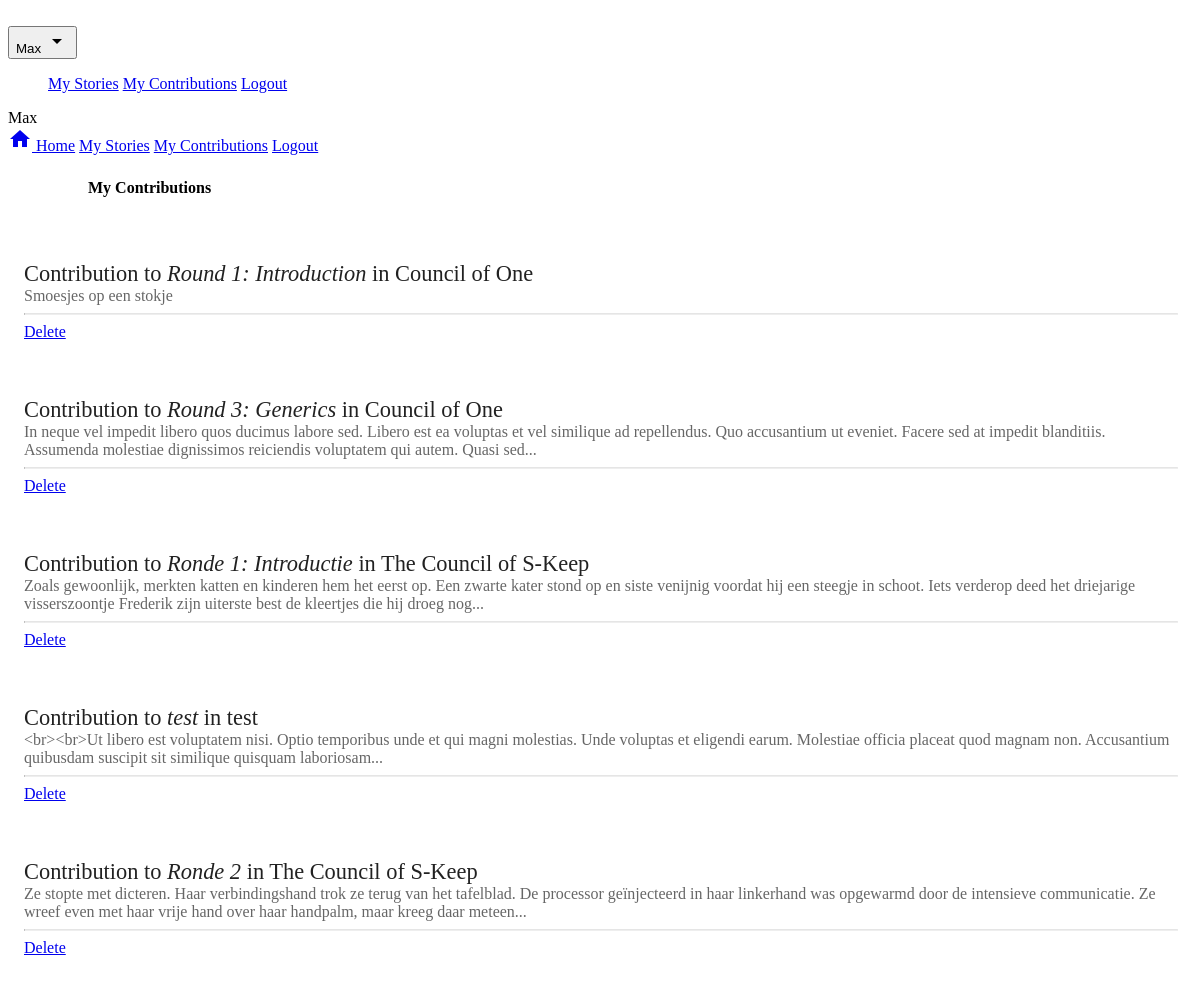
Before: /my/contributions (signed in) with the older database file.
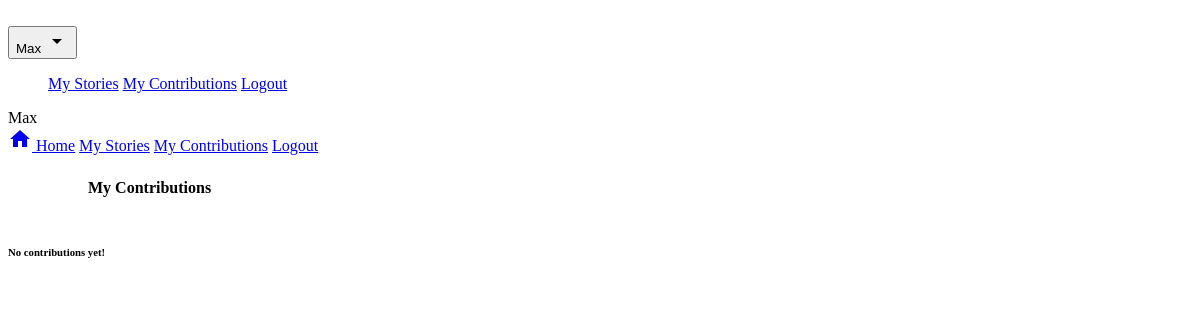
After: the same page with the newer database file.
### storanonymizer/models.py (models this page shows, shortened)
class User(db.Model):
	id = db.Column(db.Integer, primary_key=True)
	name = db.Column(db.String(80), unique=True)
	password_hash = db.Column(db.String(1024))
	stories = db.relationship("Story", backref="user", lazy="select")
	contributions = db.relationship("Contribution", backref="author", lazy="select")
	votes = db.relationship("Vote", backref="user", lazy="select")

class Contribution(db.Model):
	id = db.Column(db.Integer, primary_key=True)
	code = db.Column(db.String(), unique=True)
	text = db.Column(db.Text())
	votes = db.relationship("Vote", backref="contribution", lazy="select")
	author_id = db.Column(db.Integer, db.ForeignKey("user.id"))
	round_id = db.Column(db.Integer, db.ForeignKey("round.id"))

class Round(db.Model):
	id = db.Column(db.Integer, primary_key=True)
	name = db.Column(db.String())
	code = db.Column(db.String(), unique=True)
	contributions = db.relationship("Contribution", backref="round", lazy="select")
	votes = db.relationship("Vote", backref="round", lazy="select")
	winning_contribution_id = db.Column(db.String())
	story_id = db.Column(db.Integer, db.ForeignKey("story.id"))
	public_authors = db.Column(db.Boolean(), default=False)
	public_contributions = db.Column(db.Boolean(), default=False)
	voting = db.Column(db.Boolean(), default=False)
	public_votes = db.Column(db.Boolean(), default=False)

class Story(db.Model):
	id = db.Column(db.Integer, primary_key=True)
	code = db.Column(db.String(), unique=True)
	name = db.Column(db.String())
	user_id = db.Column(db.Integer, db.ForeignKey("user.id"))
	rounds = db.relationship("Round", backref="story", lazy="select")

### storanonymizer/views.py (the view)
@app.route("/my/contributions")
@login_required
def my_contributions():
	contributions = current_user.contributions
	return render_template("mycontributions.html", contributions=contributions)

### storanonymizer/auth.py (called while the page is built)
@lm.user_loader
def load_user(user_id):
	return models.User.query.get(int(user_id))

### storanonymizer/templates/mycontributions.html
{% extends "base.html" %}
{% block content %}
<div class="storanonymizer__title-bar mdl-color--primary mdl-color-text--white">
	<h4 class="storanonymizer__title-bar__title">My Contributions</h4>
</div>
<div class="storanonymizer__story-list mdl-grid">
{% for c in contributions %}
	<div class="storanonymizer__story-list-item mdl-cell--4-col mdl-shadow--4dp">
		<div class="storanonymizer__story-list-item__title"><a href="{{ url_for('contribution', contribution_code=c.code) }}">Contribution to <span class="italic">{{ c.round.name }}</span> in {{ c.round.story.name }}</a></div>
		<div class="storanonymizer__story-list-item__user">{{ c.text|truncate }}</div>
		{% if current_user.id == c.author.id %}
		<hr>
		<a href="{{ url_for('delete_contribution', contribution_code=c.code) }}" class="mdl-button mdl-js-button mdl-color-text--red">Delete</a>
		{% endif %}
	</div>
{% else %}
	<h6>No contributions yet!</h6>
{% endfor %}
</div>
{% endblock %}

### storanonymizer/templates/base.html (shortened to what this page needs)
<!doctype html>
<html lang="en">
	<head>
		<link rel="stylesheet" href="https://code.getmdl.io/1.2.1/material.teal-amber.min.css" />
		<link rel="stylesheet" href="{{ url_for('static', filename='styles.css') }}">
	</head>
	<body>
		<div class="mdl-layout mdl-js-layout mdl-layout--fixed-header">
			<header class="mdl-layout__header mdl-layout__header--scroll mdl-color--primary">
				<div class="mdl-layout__header-row">
					<span class="mdl-layout-title"><a href="{{ url_for('index') }}">Storanonymizer</a></span>
					<nav class="mdl-navigation mdl-layout--large-screen-only">
					{% if current_user.is_authenticated %}
						<span class="mdl-navigation__link">
							<button id="storanonymizer_user-option-menu" class="mdl-button mdl-js-button mdl-color-text--white">
								{{ current_user.name }} <i class="material-icons">arrow_drop_down</i>
							</button>
							<ul class="mdl-menu mdl-menu--bottom-left mdl-js-menu" for="storanonymizer_user-option-menu">
								<a class="mdl-menu__item" href="{{ url_for('my_stories') }}">My Stories</a>
								<a class="mdl-menu__item" href="{{ url_for('my_contributions') }}">My Contributions</a>
								<a class="mdl-menu__item mdl-color-text--red" href="{{ url_for('logout') }}">Logout</a>
							</ul>
						</span>
					{% endif %}
					</nav>
				</div>
			</header>
			<div class="mdl-layout__drawer mdl-layout--small-screen-only">
			{% if current_user.is_authenticated %}
				<span class="mdl-layout-title">{{ current_user.name }}</span>
				<nav class="mdl-navigation">
					<a class="mdl-navigation__link" href="{{ url_for('index') }}"><i class="material-icons">home</i> Home</a>
					<a class="mdl-navigation__link" href="{{ url_for('my_stories') }}">My Stories</a>
					<a class="mdl-navigation__link" href="{{ url_for('my_contributions') }}">My Contributions</a>
					<a class="mdl-navigation__link mdl-color-text--red" href="{{ url_for('logout') }}">Logout</a>
				</nav>
			{% else %}
				<a class="mdl-button mdl-js-button" href="{{ url_for('register') }}">Register</a>
				<a class="mdl-button mdl-js-button mdl-button--raised mdl-button--accent" href="{{ url_for('login') }}">Login</a>
			{% endif %}
			</div>
			<main class="mdl-layout__content">
				<div class="page-content">{% block content %}{% endblock %}</div>
			</main>
		</div>
	</body>
</html>

### storanonymizer/static/styles.css (style rules this page uses)
.page-content { min-height: calc(100vh - 148px); }
.mdl-layout-title a { color: rgba(255,255,255,0.87); text-decoration: none; }
.mdl-layout__header { color: rgba(255,255,255,0.87); }
.storanonymizer__story-list { -webkit-align-items: center; -ms-flex-align: center; align-items: center; -webkit-flex-direction: column; flex-direction: column; }
.storanonymizer__title-bar { padding: 24px 40px 24px 80px; }
.storanonymizer__title-bar__title { margin: 0; }

Changed rows visible on the page:
removed Contribution: round.name "Round 1: Introduction", round.story.name "Council of One", text "Smoesjes op een stokje"
removed Contribution: round.name "Round 3: Generics", round.story.name "Council of One", text "In neque vel impedit libero quos ducimus labore sed. Libero est ea voluptas et vel similique ad repellendus. Quo accusantium ut eveniet. Facere sed at impedit blanditiis. Assumenda molestiae dignissimos reiciendis voluptatem qui autem. Quasi sed..."
removed Contribution: round.name "Ronde 1: Introductie", round.story.name "The Council of S-Keep", text "Zoals gewoonlijk, merkten katten en kinderen hem het eerst op. Een zwarte kater stond op en siste venijnig voordat hij een steegje in schoot. Iets verderop deed het driejarige visserszoontje Frederik zijn uiterste best de kleertjes die hij droeg nog..."
removed Contribution: round.name "test", round.story.name "test", text "<br><br>Ut libero est voluptatem nisi. Optio temporibus unde et qui magni molestias. Unde voluptas et eligendi earum. Molestiae officia placeat quod magnam non. Accusantium quibusdam suscipit sit similique quisquam laboriosam..."
removed Contribution: round.name "Ronde 2", round.story.name "The Council of S-Keep", text "Ze stopte met dicteren. Haar verbindingshand trok ze terug van het tafelblad. De processor geïnjecteerd in haar linkerhand was opgewarmd door de intensieve communicatie. Ze wreef even met haar vrije hand over haar handpalm, maar kreeg daar meteen..."
Other visible differences:
text now shown: "No contributions yet!"
